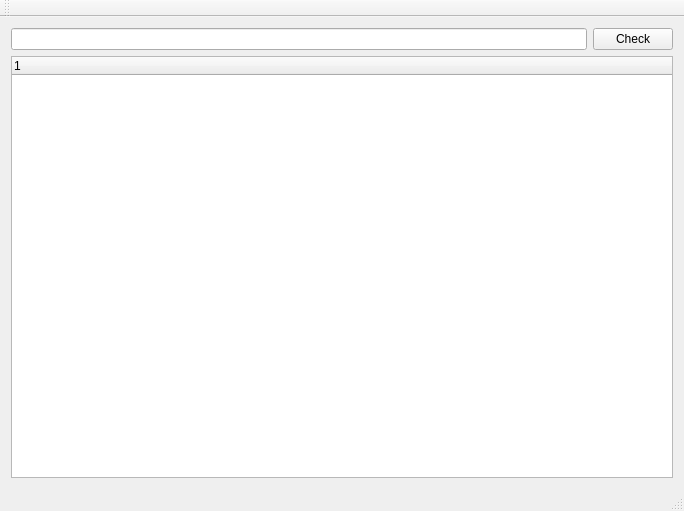
<?xml version="1.0" encoding="UTF-8"?>
<ui version="4.0">
 <class>MainWindow</class>
 <widget class="QMainWindow" name="MainWindow">
  <property name="geometry">
   <rect>
    <x>0</x>
    <y>0</y>
    <width>684</width>
    <height>511</height>
   </rect>
  </property>
  <property name="windowTitle">
   <string>MainWindow</string>
  </property>
  <widget class="QWidget" name="centralWidget">
   <layout class="QVBoxLayout" name="verticalLayout">
    <item>
     <layout class="QHBoxLayout" name="horizontalLayout">
      <item>
       <widget class="QLineEdit" name="lineEdit"/>
      </item>
      <item>
       <widget class="QPushButton" name="pushButton_Check">
        <property name="text">
         <string>Check</string>
        </property>
       </widget>
      </item>
     </layout>
    </item>
    <item>
     <widget class="QTreeWidget" name="treeWidget">
      <property name="sortingEnabled">
       <bool>false</bool>
      </property>
     </widget>
    </item>
   </layout>
  </widget>
  <widget class="QMenuBar" name="menuBar">
   <property name="geometry">
    <rect>
     <x>0</x>
     <y>0</y>
     <width>684</width>
     <height>21</height>
    </rect>
   </property>
  </widget>
  <widget class="QToolBar" name="mainToolBar">
   <attribute name="toolBarArea">
    <enum>TopToolBarArea</enum>
   </attribute>
   <attribute name="toolBarBreak">
    <bool>false</bool>
   </attribute>
  </widget>
  <widget class="QStatusBar" name="statusBar"/>
 </widget>
 <layoutdefault spacing="6" margin="11"/>
 <resources/>
 <connections/>
</ui>
